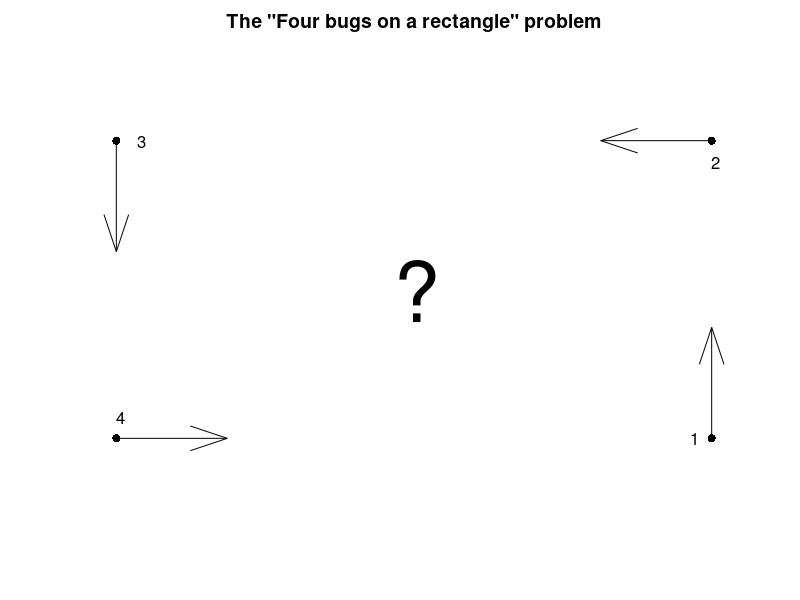

This figure's MATLAB source: (Note: this script raises an error after producing the figure.)
%% Four bugs on a rectangle
% Hrothgar, 5th November 2013

%%
% (Chebfun example ode/FourBugs.m)
% [Tags: #nonlinearODE]

%%
% Problem: Four particles start at $t=0$ at the vertices of a
% $2\times1$ rectangle. Each one chases the particle to its
% left with speed $1$. When does a collision occur?

format long, format compact
LW = 'linewidth'; FS = 'fontsize'; MS = 'markersize';

%% Introduction
% The above problem was posed by Trefethen [1] to students
% as an extension of a similar problem
% made famous by the great Martin Gardner in 1957, for whom the
% particles were instead bugs that begun on the corners of a square.

%%
% Here is a diagram of the rectangle version of the problem,
% which we will use Chebfun to solve. What paths
% will the bugs take, and when will they collide?
figure(1)
xx = [-1 1 1 -1];  yy = [-1 -1 1 1]/2;
uu = [1 0 -1 0];  vv = [0 1 0 -1];
quiver(xx, yy, uu, vv, 1/3, 'k-'), hold on
plot(xx, yy, 'k.', MS, 18), text(-.07,0,'?','FontSize',60)
text(.93,-.5,'1',FS,12), text(1,.43,'2',FS,12),
text(-.93,.5,'3',FS,12), text(-1,-.43,'4',FS,12)
axis tight equal off
title('The "Four bugs on a rectangle" problem', FS, 14)

%% The system of ODEs
% For notational and computational convenience, we will
% place the bugs on the corners of a $2\times1$ rectangle
% centered at the origin in the complex plane. By symmetry,
% bugs 1 and 3 will follow the same path rotated $180^{\circ}$,
% and so will 2 and 4. Thus the bugs will always form a
% parallelogram centered at the origin as they converge.

%%
% The system of ODEs that describes the motion of the bugs
% is derived as follows. We denote the position of bug $k$
% as $z_k$ and the lengths of the sides of the parallelogram
% they form as $\ell_1$ and $\ell_2$. We let $\theta$ denote the
% internal angle formed by $z_2$ and its neighbors and $\phi$
% the orientation of the system, equal to $\arg(z_2 - z_1)$.
% Now a system of ODEs governing the dance of the bugs
% may be written down [1]:
%%
% $$ \frac{\mathrm{d}z_1}{\mathrm{d}t} = \frac{z_2 - z_1}{|z_2 - z_1|}, \qquad
% \frac{\mathrm{d}z_2}{\mathrm{d}t} = \frac{- z_2 - z_1}{|z_2 + z_1|}, $$
%%
% $$ \ell_1 \mathrm{e}^{\mathrm{i}\phi} = z_2 - z_1, \qquad
% \ell_2 \mathrm{e}^{\mathrm{i}(\phi-\theta)} = z_1 + z_2. $$
%%
% However, it will be more convenient for us to work in an
% equivalent system in the variables $\ell_1, \ell_2, \phi, \theta$:
%%
% $$ \frac{\mathrm{d}\ell_1}{\mathrm{d}t} = -1 - \cos\theta, \qquad
% \frac{\mathrm{d}\ell_2}{\mathrm{d}t} = -1 + \cos\theta, $$
%%
% $$ \frac{\mathrm{d}\theta}{\mathrm{d}t} = \left( \frac{1}{\ell_1}
%     - \frac{1}{\ell_2} \right) \sin\theta, \qquad
% \frac{\mathrm{d}\phi}{\mathrm{d}t} = \frac{\sin\theta}{\ell_1}. $$

%%
% The question of when the bugs collide is ready to be answered.
% If we add the derivatives of the side lengths, we find
% that $\frac{\mathrm{d}\ell_1}{\mathrm{d}t} - \frac{\mathrm{d}\ell_2}{\mathrm{d}t} = -2$,
% indicating that the rate of change of the
% perimeter of the parallelogram (twice the above) is the constant $-4$.
% The perimeter begins as 6, so after exactly 1.5 time units the
% bugs should collide at the origin.

%%
% However, there is much more
% to this problem than just the final collision time!

%% Solution with Chebfun
% We can set up the bugs' dance as a system of ODEs in Chebfun
% to be solved with Chebfun's overload of ODE113:
interval = [-1.5, -.01]; % There is a singularity at t = 0.
opts = odeset('abstol', 5e-14, 'reltol', 5e-14);
fun = @(t, u) ... % u = [theta, phi, ell1, ell2]
      [ (1./u(3)-1./u(4)).*sin(u(1));
        sin(u(1))./u(3);
        -cos(u(1))-1;
        cos(u(1))-1 ];
initial_conds = [pi/2, pi/2, 1, 2];
u = chebfun.ode113(fun, interval, initial_conds, opts);

%%
% The variable `u` is now a 4-column quasimatrix containing
% the solution to the system of differential equations.
% With some simple transformations we can reconstruct the
% paths of the four bugs in the complex plane.
theta = u(:,1);  phi = u(:,2);  ell1 = u(:,3);  ell2 = u(:,4);
bugs      = ( ell2.*exp(1i*(phi-theta)) - ell1.*exp(1i*phi) )/2;
bugs(:,2) = ( ell2.*exp(1i*(phi-theta)) + ell1.*exp(1i*phi) )/2;
bugs(:,3) = -bugs(:,1);  bugs(:,4) = -bugs(:,2);  bugs(:,5) = bugs(:,1);

%%
% Here is a plot of their movement toward the origin.
figure(2)
plot(bugs, LW, 2), hold on
plot(xx, yy, 'k.', MS, 18), axis equal off
title('The dance of four bugs on a rectangle', FS, 14)

%%
% As explained above, the bugs always form a parallelogram
% as they converge. What is less obvious is how the
% parallelogram transforms as the bugs near the origin.
% Here are some level sets of the bugs' approach.
figure(2), hold on
for t = linspace(-1.5, -.01, 7),
    plot(bugs(t,:), 'k.-', MS, 18)
end
title('The dance of four bugs on a rectangle, with level sets', FS, 14)

%%
% We can verify in Chebfun that the perimeter of
% the bugs' parallelogram decreases at the constant rate 4.
figure(3)
subplot(2,1,1)
    plot(ell1, 'r-', ell2, 'b-', LW, 2)
    legend('length of sides 1,3', 'length of sides 2,4')
    title('Parallelogram side lengths over time', FS, 14)
subplot(2,1,2)
    plot(2*diff(ell1 + ell2), 'k-', LW, 2)
    ylim([-7 0])
    title('Rate of change of parallelogram perimeter', FS, 14)

%% Computing critical times
% The exposition in [1] also includes discussion of critical times
% at which the bugs form special shapes. In particular,
% at each $t\in t_\mathrm{rect}$ the bugs form a rectangle, and
% at each $t\in t_\mathrm{rhomb}$ the bugs form a rhombus.
% (The bugs form these shapes infinitely many times,
% but after the first few steps of their dance, the spatial scale
% has shrunk so much that we cannot hope to compute exact
% time values on a computer using this method.)
% Here is one way to find the first two times in $t_\mathrm{rect}$
% using Chebfun. We can construct a chebfun to test the orthogonality
% of the parallelogram at any
% point in time. The roots of that function will then
% correspond to the times at which the bugs form a rectangle.
F_rect = chebfun(@(t) theta(t)-pi/2, interval);
t_rect_exact  = [-1.5; -0.148243863926]; % from Chapman et al. [1]
t_rect_est = roots(F_rect);              % Chebfun estimates
fprintf('{t_rect} exact (Chapman et al.):    %-2.16f    %-16.12f\n', t_rect_exact)
fprintf('{t_rect} estimated by Chebfun:      %-2.16f    %-16.16f\n', t_rect_est)

%%
% Our second computed answer agrees to every digit with the time given in [1],
% and there is a chance that Chebfun has does even better. (The tolerance of
% the ODE solver was set to 5e-14, so in fact we should expect that
% Chebfun has done one digit better.)

%%
% If we construct a similar chebfun to test the equality of the
% parallelogram's side lengths, then its roots will correspond to
% the times when the bugs form a rhombus.
F_rhomb = chebfun(@(t) sum(diff(abs(bugs(t,1:4) - bugs(t,2:5)))), ...
            interval, 'vectorize');
t_rhomb_exact = [-0.328190029216; -0.011365703053]; % from Chapman et al. [1]
t_rhomb_est = roots(F_rhomb);                       % Chebfun estimates
fprintf('{t_rhomb} exact (Chapman et al.):    %-19.12f    %-12.12f\n', t_rhomb_exact)
fprintf('{t_rhomb} estimated by Chebfun:      %-16.16f    %-16.16f\n', t_rhomb_est)

%%
% Again, Chebfun gives an answer correct to as many digits as are
% available.

%%
% Let us plot the special configurations. Notice how the aspect
% ratio gets more extreme with time: by $t\approx -0.0113$ as in
% the last plot, the aspect ratio is near $5\times 10^{-5}$ and
% the rhombus has been flattened to nearly one dimension.
figure(4)
tt = sort([t_rect_est, t_rhomb_est]);
subplot(2,2,1), hold on
    plot(bugs(tt(1),:), 'k.-', MS, 18)
    axis equal, zoom(1), axis off
    title(['rectangle, t = ' num2str(tt(1),10)], FS, 12)
subplot(2,2,2), hold on
    plot(bugs, 'interval', [-1.5 tt(3)], LW, 2)
    plot(bugs(tt(3),:), 'k.-', MS, 18)
    axis equal, zoom(1.8), axis off
    title(['rhombus, t = ' num2str(tt(3),10)], FS, 12)
subplot(2,2,3), hold on
    plot(bugs, 'interval', [-1.5 tt(2)], LW, 2)
    plot(bugs(tt(2),:), 'k.-', MS, 18)
    axis equal, zoom(6), axis off
    title(['rectangle, t = ' num2str(tt(2),10)], FS, 12)
subplot(2,2,4), hold on
    plot(bugs, 'interval', [-1.5 tt(4)], LW, 2)
    plot(bugs(tt(4),:), 'k.-', MS, 18)
    axis equal, zoom(60), axis off
    title(['rhombus, t = ' num2str(tt(4),10)], FS, 12)

%%
% References:
%
% [1] S. J. Chapman, James Lottes, and Lloyd N. Trefethen.
%     "Four bugs on a rectangle." Proceedings of the Royal Society A:
%     467, no. 2127 (2011): 881-896.
